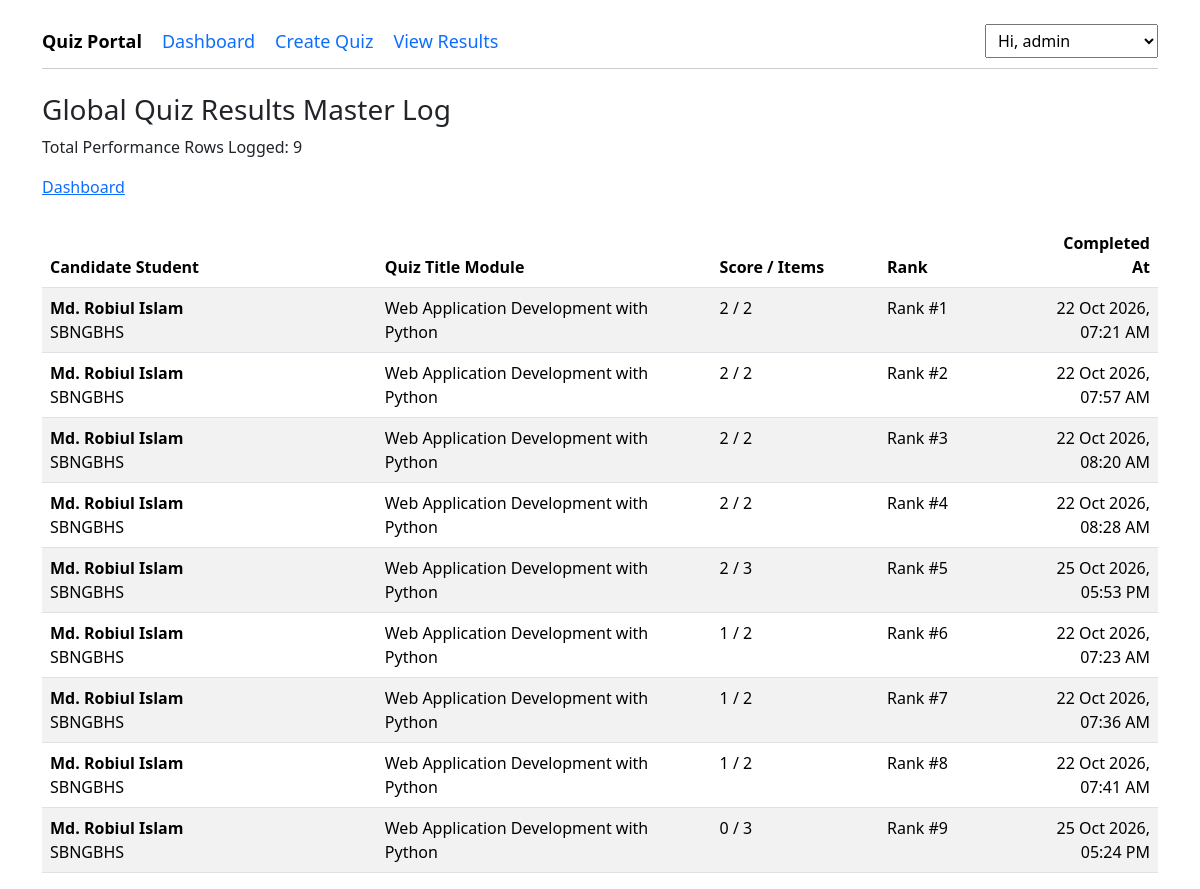
The app's page /quiz/result/view/ (signed in) with its own data.
### QuizApp/models.py (models this page shows, shortened)
class QuizResult(models.Model):
    participant = models.ForeignKey('Participant', on_delete=models.CASCADE, related_name='results')
    quiz = models.ForeignKey('Quiz', on_delete=models.CASCADE, related_name='results')
    score = models.IntegerField(default=0)
    total_questions = models.IntegerField(default=0)
    completed_at = models.DateTimeField(auto_now_add=True)

class Participant(models.Model):
    GENDER_CHOICES = [
        ('', 'Select Gender'),
        ('Male', 'Male'),
        ('Female', 'Female'),
        ('Other', 'Other'),
    ]
    user = models.OneToOneField(User, on_delete=models.CASCADE, related_name='participant')
    name = models.CharField(max_length=100)
    student_class = models.CharField(max_length=50)
    age = models.PositiveIntegerField(blank=True, null=True)
    gender = models.CharField(max_length=10, choices=GENDER_CHOICES, blank=True)
    institution = models.CharField(max_length=200)

class Quiz(models.Model):
    title = models.CharField(max_length=255)
    description = models.TextField(max_length=255, blank=True, null=True)

### QuizApp/views.py (the view, shortened to what this page needs)
# urls.py: path('quiz/result/view/', view_result, name='view_result'),
@login_required(login_url='user_login')
def view_result(request):
    if (request.user.is_staff or request.user.is_superuser):
        results = QuizResult.objects.select_related('participant', 'quiz').all().order_by('-score', 'completed_at')
        results_with_positions = []
        for result in results:
            same_quiz_results = QuizResult.objects.filter(quiz=result.quiz).order_by('-score', 'completed_at')
            rank = 1
            for rank_idx, item in enumerate(same_quiz_results, start=1):
                if item.id == result.id:
                    rank = rank_idx
                    break
            results_with_positions.append({
                'result': result,
                'position': rank
            })
        context = {
            'page': 'Global Quiz Results Master Log',
            'results_with_positions': results_with_positions,
            'result_count': len(results_with_positions),
            'is_admin': True
        }
        return render(request, 'view_result.html', context)

### templates/view_result.html
{% extends 'base.html' %}
{% block content %}
<div>
    <div>
        <h3>{{ page }}</h3>
        <p>Total Performance Rows Logged: {{ result_count }}</p>
        <a href="{% url 'dashboard' %}">Dashboard</a>
    </div>
    <br>
    <table class="table table-secodary table-striped">
        <thead>
            <tr>
                {% if is_admin %}
                <th style="width: 30%;">Candidate Student</th>
                {% endif %}
                <th style="width: 30%;">Quiz Title Module</th>
                <th style="width: 15%;">Score / Items</th>
                <th style="width: 15%;">Rank</th>
                <th style="width: 20%; text-align: right;">Completed At</th>
            </tr>
        </thead>
        <tbody>
            {% for item in results_with_positions %}
            <tr>
                {% if is_admin %}
                <td>
                    <strong>{{ item.result.participant.name }}</strong><br>
                    <span>{{ item.result.participant.institution }}</span>
                </td>
                {% endif %}
                <td>{{ item.result.quiz.title }}</td>
                <td>{{ item.result.score }} / {{ item.result.total_questions }}</td>
                <td>Rank #{{ item.position }}</td>
                <td style="text-align: right;">{{ item.result.completed_at|date:"d M Y, h:i A" }}</td>
            </tr>
            {% empty %}
            <tr>
                <td colspan="{% if is_admin %}5{% else %}4{% endif %}" style="text-align: center;">
                    No evaluation result logs registered yet.
                </td>
            </tr>
            {% endfor %}
        </tbody>
    </table>
</div>
{% endblock %}

### records on screen
QuizResult: result.participant.name "Md. Robiul Islam", result.participant.institution "SBNGBHS", result.quiz "Web Application Development with Python", result.score "2", result.total_questions "2", position "1", result.completed_at "22 Oct 2026, 07:21 AM"
QuizResult: result.participant.name "Md. Robiul Islam", result.participant.institution "SBNGBHS", result.quiz "Web Application Development with Python", result.score "2", result.total_questions "2", position "2", result.completed_at "22 Oct 2026, 07:57 AM"
QuizResult: result.participant.name "Md. Robiul Islam", result.participant.institution "SBNGBHS", result.quiz "Web Application Development with Python", result.score "2", result.total_questions "2", position "3", result.completed_at "22 Oct 2026, 08:20 AM"
QuizResult: result.participant.name "Md. Robiul Islam", result.participant.institution "SBNGBHS", result.quiz "Web Application Development with Python", result.score "2", result.total_questions "2", position "4", result.completed_at "22 Oct 2026, 08:28 AM"
QuizResult: result.participant.name "Md. Robiul Islam", result.participant.institution "SBNGBHS", result.quiz "Web Application Development with Python", result.score "2", result.total_questions "3", position "5", result.completed_at "25 Oct 2026, 05:53 PM"
QuizResult: result.participant.name "Md. Robiul Islam", result.participant.institution "SBNGBHS", result.quiz "Web Application Development with Python", result.score "1", result.total_questions "2", position "6", result.completed_at "22 Oct 2026, 07:23 AM"
QuizResult: result.participant.name "Md. Robiul Islam", result.participant.institution "SBNGBHS", result.quiz "Web Application Development with Python", result.score "1", result.total_questions "2", position "7", result.completed_at "22 Oct 2026, 07:36 AM"
QuizResult: result.participant.name "Md. Robiul Islam", result.participant.institution "SBNGBHS", result.quiz "Web Application Development with Python", result.score "1", result.total_questions "2", position "8", result.completed_at "22 Oct 2026, 07:41 AM"
QuizResult: result.participant.name "Md. Robiul Islam", result.participant.institution "SBNGBHS", result.quiz "Web Application Development with Python", result.score "0", result.total_questions "3", position "9", result.completed_at "25 Oct 2026, 05:24 PM"

### other values on screen
{{ page }} "Global Quiz Results Master Log"
{{ result_count }} "9"
